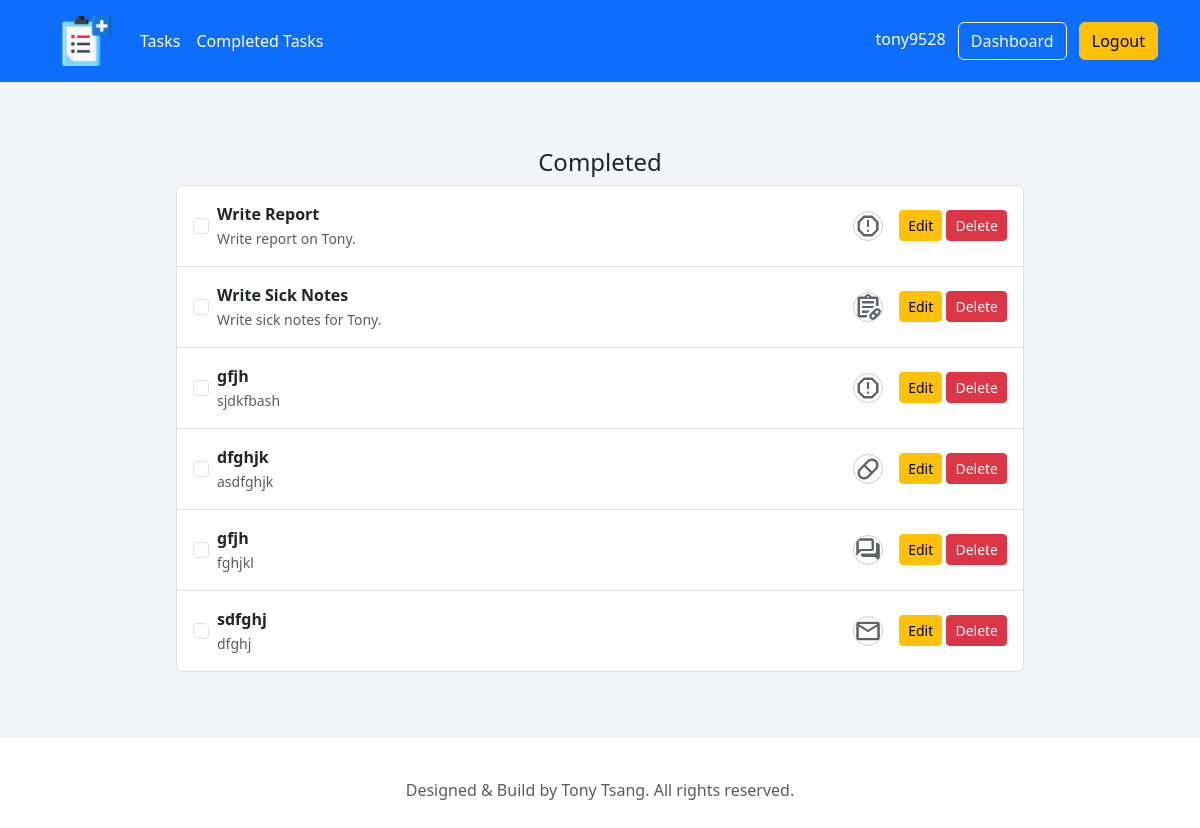
Before: /completed_tasks (signed in) with the older database file.
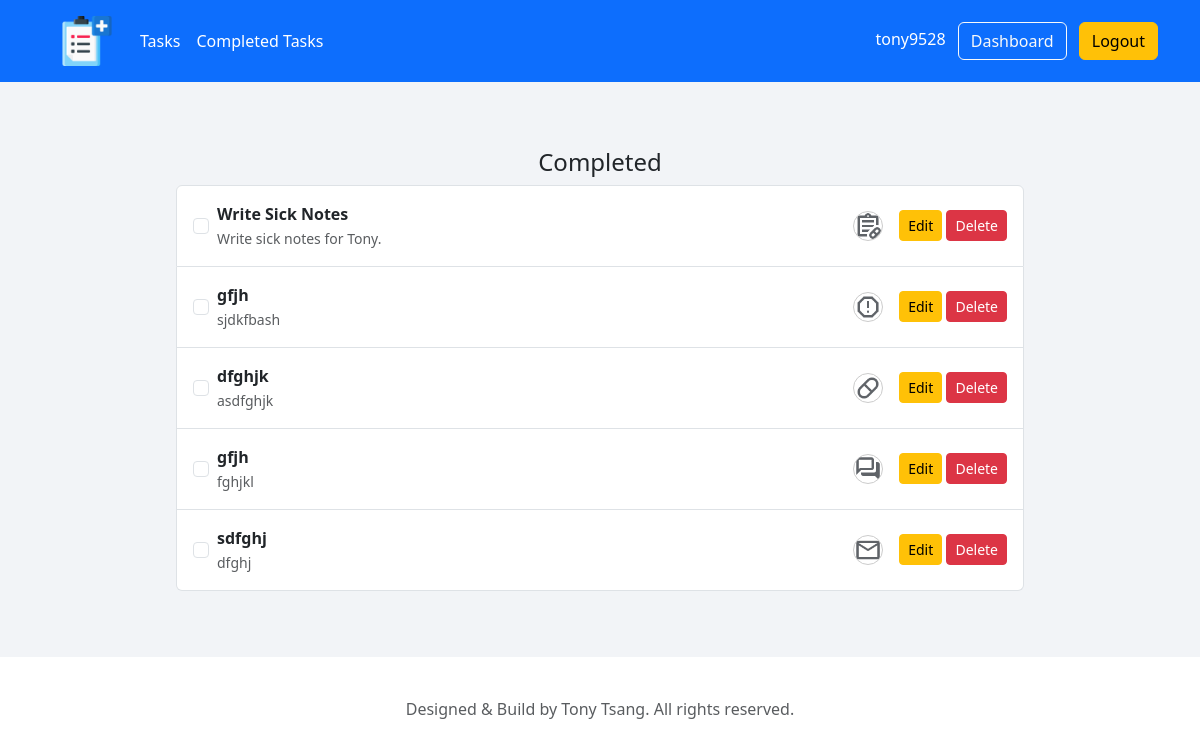
After: the same page with the newer database file.
### tables this page shows
CREATE TABLE "tasks"(
    "id" INTEGER PRIMARY KEY AUTOINCREMENT,
    "task_name" TEXT NOT NULL,
    "task_content" TEXT,
    "task_icon" TEXT NOT NULL,
    "active" INTEGER NOT NULL check(active = 1 OR active = 0),
    "user_id" INTEGER NOT NULL,
    FOREIGN KEY ("user_id") REFERENCES "users" ("id")
);

### webapp_prototype/portfolio/routes.py (the view)
@app.route('/completed_tasks', methods = ['GET', 'POST'])
def completed_tasks():
    if not session.get("user_id"):
        flash("Please login first", "warning")
        return redirect(url_for('login'))
    user_id = session["user_id"]
    username = session["username"]
    icons = [ "Prescription Request", "Patient Communication","Sick Notes", "Referral Letters", "Medical Reports", "Review Results" ]
    sql = "SELECT * FROM tasks WHERE user_id = :user_id AND active = :active"
    sql = text(sql)
    user_tasks = db.engine.connect().execute(sql, {'user_id': user_id, 'active': 0}).fetchall()
    return render_template("completed_tasks.html", username=username, icons=icons, user_tasks=user_tasks)

### webapp_prototype/portfolio/templates/completed_tasks.html (shortened to what this page needs)
{% extends "layout.html" %}
{% block content %}
<div class="container">
    <div class="text-center skills-container">
        <h1 class="h4 mb-2 fw-normal">Completed</h1>
        <div class="container text-center px-3 gy-3">
            {% if user_tasks %}
                <div class="list-group">
                    {% for row in user_tasks %}
                        <div class="list-group-item d-flex align-items-center justify-content-between p-3">
                            <form action="{{ url_for('toggle_completed_task', id=row.id) }}" method="POST" class="d-inline">
                                <input type="checkbox" class="form-check-input me-2"  onchange="this.form.submit();">
                            </form>
                            <div class="text-start flex-grow-1">
                                <p class="mb-0 fw-bold">
                                    {{ row.task_name }}
                                </p>
                                <small class="text-muted">
                                    {{ row.task_content }}
                                </small>
                            </div>
                            <img class="skill-icon ms-3" src="{{ url_for('static', filename='img/' + (row.task_icon if row.task_icon else 'default') + '.png') }}" width="30" height="30">
                            <div class="ms-3">
                                <a href="{{ url_for('edit_task', id=row.id) }}" class="btn btn-sm btn-warning">Edit</a>
                                <form action="{{ url_for('delete_task', id=row.id) }}" method="POST" style="display: inline;">
                                    <button type="submit" class="btn btn-sm btn-danger" onclick="return confirm('Are you sure?');">Delete</button>
                                </form>
                            </div>
                        </div>
                    {% endfor %}
                </div>
            {% endif %}
        </div>
    </div>
    </div>
{% endblock content %}

Changed rows visible on the page:
no longer on this page (row edited): tasks: task_name "Write Report", task_content "Write report on Tony.", task_icon (picture)
